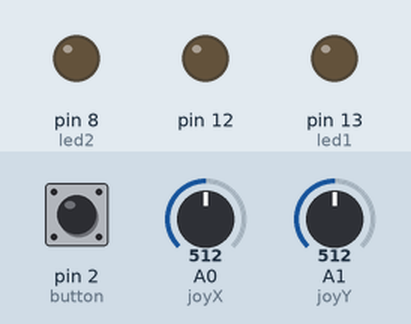
This sketch was run on a simulated Arduino Uno, built with avr-gcc and run on an emulated ATmega328P. On the bench: output pins drawn as LEDs (lit = HIGH). Inputs (shaded band) come from the test bench; at power-on: pin 2 (button) HIGH, A0 (joyX) = 512, A1 (joyY) = 512. What the sketch prints to the serial monitor is not drawn.

Above: at 0.15 s.
Timing chart, 0 to 2.1 s (numbered marks = the images above):
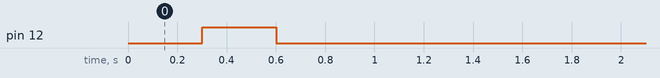

Measured:
- by itself, pin 12: LOW → HIGH at 0.30 s, → LOW 0.30 s later

The sketch:

joystick_pro_Demir1921.ino
```cpp
#define joyX A0
#define joyY A1
int xValue=0;
int yValue=0;
int button=2;
int button_state=0;
const int SW_pin = 2;

int led1=13;
int led2=8;
void setup() {
  Serial.begin(9600);
  pinMode(led1,OUTPUT);
  pinMode(led2,OUTPUT);
  pinMode(12, OUTPUT);
  pinMode(button,OUTPUT);
 pinMode(SW_pin, INPUT);
}

void loop() {
  // put your main code here, to run repeatedly
  xValue = analogRead(joyX);
  yValue = analogRead(joyY);

  //print the values with to plot or vie
 Serial.print(xValue);
  Serial.print("\t");
  Serial.println(yValue);
  delay(300);

  int switch_status = digitalRead(SW_pin);
  pinMode(SW_pin, INPUT);
  digitalWrite(SW_pin, HIGH);


 if (switch_status == 0){
  digitalWrite (12, HIGH);
 }
 else {
  digitalWrite (12, LOW);
 }
 if (xValue==507&& yValue==1023){
 Serial.println("DO");
   tone(12, 262);
   digitalWrite(led1,HIGH);
delay(1000);
digitalWrite(led1,LOW);
}
if (xValue<511 && yValue==0){
 Serial.println("RE");
   tone(12, 294);
   digitalWrite(led2,HIGH);
delay(1000);
digitalWrite(led2,LOW);
}
}
```
